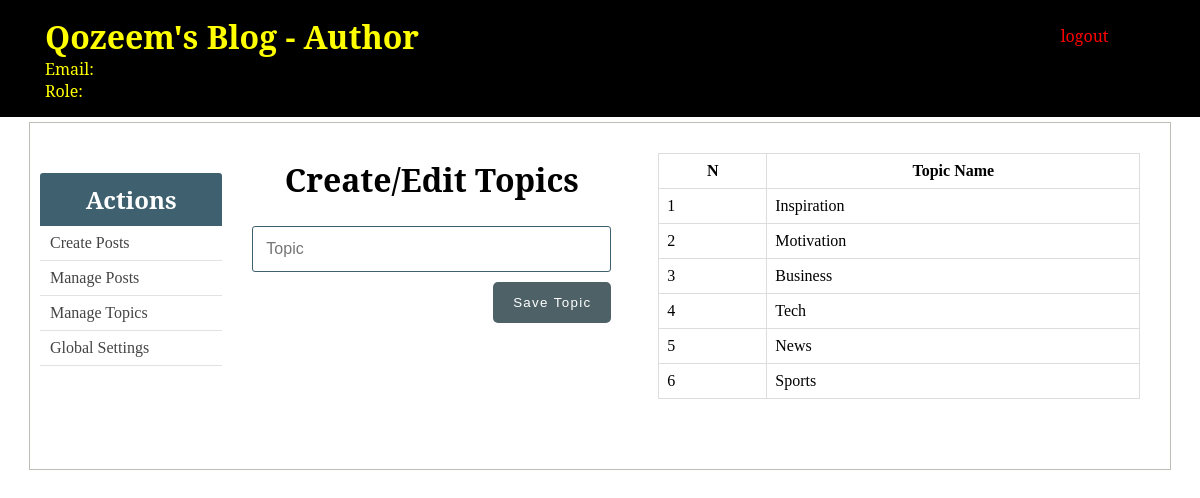
Page /author/topics.php on the committed database.
### tables this page shows
CREATE TABLE `topics` (
  `id` int(11) DEFAULT NULL,
  `name` varchar(255) DEFAULT NULL,
  `slug` varchar(255) DEFAULT NULL
);

### author/includes/author_functions.php (called while the page is built, shortened)
<?php
$isEditingTopic = false;
$topic_name = "";
function getAllTopics() {
	global $conn;
	$sql = "SELECT * FROM topics";
	$result = mysqli_query($conn, $sql);
	$topics = mysqli_fetch_all($result, MYSQLI_ASSOC);
	return $topics;
}
?>

### author/topics.php (the view, shortened to what this page needs)
<?php  include('../config.php'); ?>
<?php  include(ROOT_PATH . '/author/includes/author_functions.php'); ?>
<?php include(ROOT_PATH . '/author/includes/head_section.php'); ?>
<?php $topics = getAllTopics();	?>
</head>
<body>
	<?php include(ROOT_PATH . '/author/includes/navbar.php') ?>
	<div class="container content">
		<?php include(ROOT_PATH . '/author/includes/menu.php') ?>
		<div class="action">
			<h1 class="page-title">Create/Edit Topics</h1>
			<form method="post" action="<?php echo BASE_URL . 'author/topics.php'; ?>" >
				<input type="text" name="topic_name" value="<?php echo $topic_name; ?>" placeholder="Topic">
				<?php if ($isEditingTopic === true): ?>
					<button type="submit" class="btn" name="update_topic">UPDATE</button>
				<?php else: ?>
					<button type="submit" class="btn" name="create_topic">Save Topic</button>
				<?php endif ?>
			</form>
		</div>
		<div class="table-div">
			<?php if (empty($topics)): ?>
				<h1>No topics in the database.</h1>
			<?php else: ?>
				<table class="table">
					<thead>
						<th>N</th>
						<th>Topic Name</th>
					</thead>
					<tbody>
					<?php foreach ($topics as $key => $topic): ?>
						<tr>
							<td><?php echo $key + 1; ?></td>
							<td><?php echo $topic['name']; ?></td>
						</tr>
					<?php endforeach ?>
					</tbody>
				</table>
			<?php endif ?>
		</div>
	</div>
</body>
</html>

### static/css/author_styling.css (style rules this page uses)
* { margin: 0px; padding: 0px; }
h1, h2, h3, h4, h5, h6 { font-family: 'Noto Serif', serif; }
form { width: 60%; margin: 5px auto; padding-bottom: 50px; }
form input[type=file], input[type=email], input[type=password], input[type=text], form select, form textarea { width: 100%; display: block; padding: 13px 13px; font-size: 1em; margin: 5px auto 10px; border-radius: 3px; box-sizing : border-box; background: transparent; border: 1px solid #3E606F; }
form button { float: right; margin-left: 24%; }
table { border-collapse: collapse; width: 70%; margin: 20px auto; }
th, td { padding: 8px; text-align: left; border: 1px solid #ddd; }
th { text-align: center; }
.btn { color: white; background: #4E6166; text-align: center; border: none; border-radius: 5px; display: block; letter-spacing: .1em; padding: 13px 20px; text-decoration: none; }
.container { width: 95%; margin: 5px auto 50px; border: 1px solid #BFBCB3; padding: 10px 0px 50px; }
.container:after { content: ""; display: block; clear: both; }
.container.content .action { width: 35%; float: left; text-align: center; }
.container.content .action form { width: 90%; }
.container.content .action .page-title { margin: 25px; }
.table-div { float: left; width: 47%; }
.table-div table { width: 90%; }

### rows in the picture
topics: name "Inspiration"
topics: name "Motivation"
topics: name "Business"
topics: name "Tech"
topics: name "News"
topics: name "Sports"
